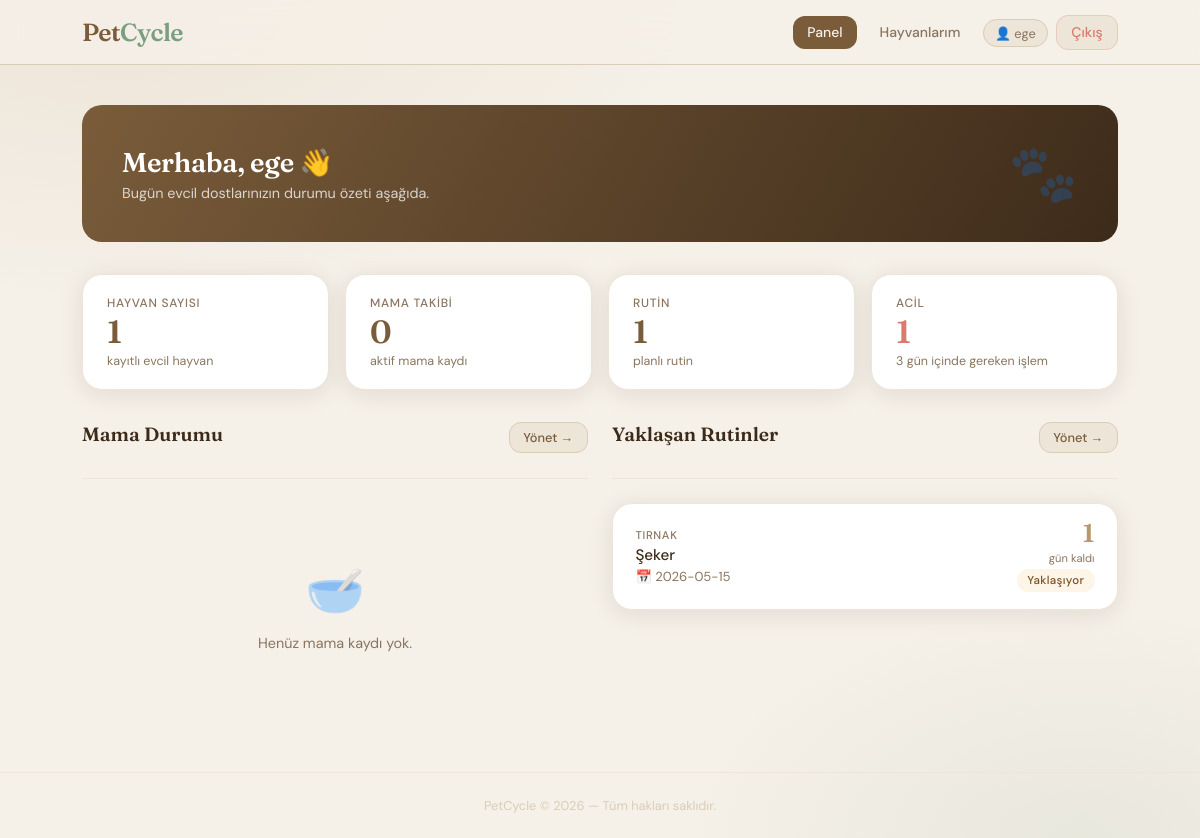
The page /dashboard (signed in) on the database as committed earlier.
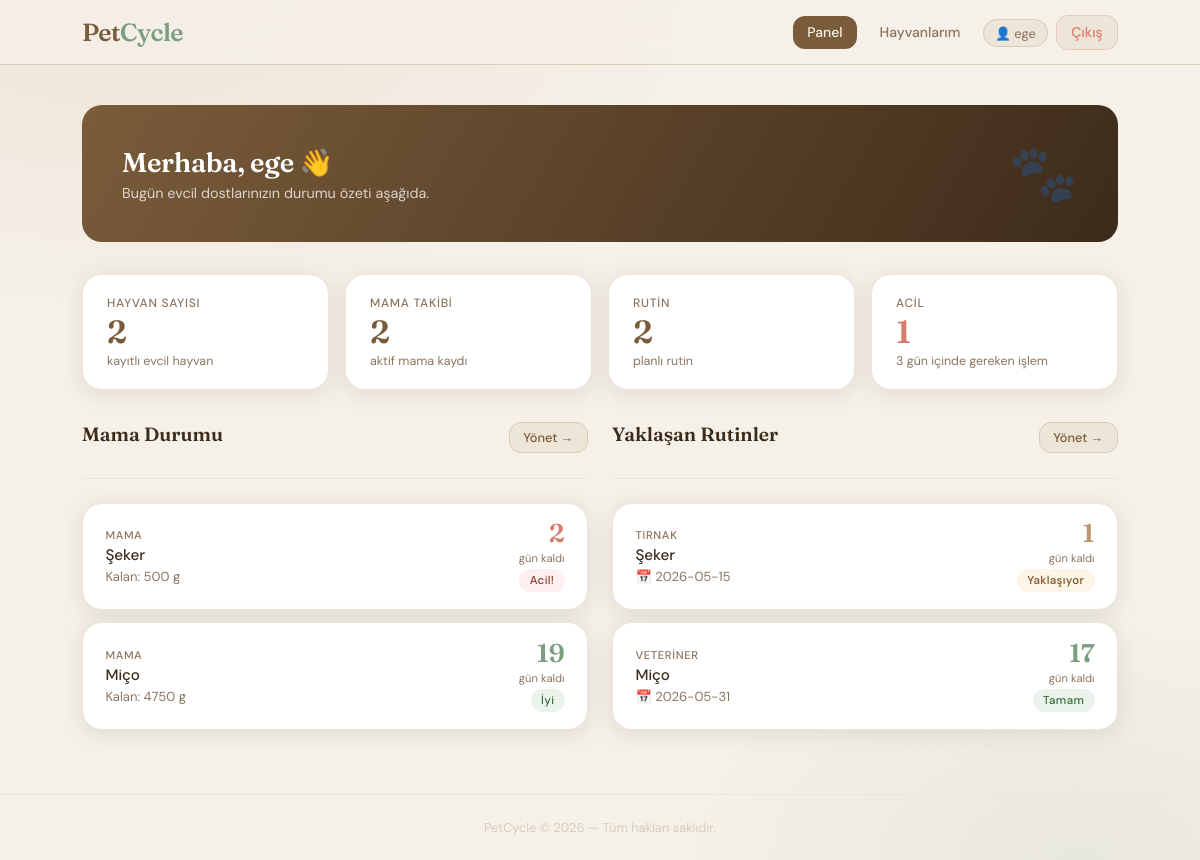
The same page on the database as committed later.
### tables this page shows
CREATE TABLE inventory_and_routines (
            id INTEGER PRIMARY KEY AUTOINCREMENT,
            pet_id INTEGER NOT NULL,
            item_type TEXT NOT NULL, 
            total_amount INTEGER,     
            interval_days INTEGER,      
            next_due_date DATE,       
            last_action_date DATE DEFAULT (date('now', 'localtime')),
            FOREIGN KEY (pet_id) REFERENCES pets (id)
        );

CREATE TABLE pets (
            id INTEGER PRIMARY KEY AUTOINCREMENT,
            user_id INTEGER NOT NULL,
            name TEXT NOT NULL,
            species TEXT NOT NULL,
            daily_food_gram INTEGER NOT NULL,
            FOREIGN KEY (user_id) REFERENCES users (id)
        );

### app.py (the view)
@app.route('/dashboard')
@login_required
def dashboard():
    pets = get_pets()
    username = session['username']
    processed_items = get_items()
    return render_template('dashboard.html', username=username, pets=pets, items=processed_items)

### app.py (called while the page is built)
def get_db_connection():
    conn = sqlite3.connect(DATABASE)
    conn.row_factory = sqlite3.Row
    return conn

@app.context_processor
def inject_now():
    return {'now': datetime.now()}

def login_required(f):
    @wraps(f)
    def decorated_function(*args, **kwargs):
        if 'user_id' not in session:
            flash('Lütfen önce giriş yapın.', 'warning')
            return redirect(url_for('login'))
        return f(*args, **kwargs)
    return decorated_function

def get_pets():
    user_id = session['user_id']
    conn = get_db_connection()
    pets = conn.execute('SELECT * FROM pets WHERE user_id = ?', (user_id,)).fetchall()
    conn.close()
    return pets

### templates/dashboard.html (shortened to what this page needs)
{% extends "base.html" %}
{% block content %}
<div class="welcome-banner">
    <div>
        <h1>Merhaba, {{ username }} 👋</h1>
        <p>Bugün evcil dostlarınızın durumu özeti aşağıda.</p>
    </div>
    <div class="banner-icon">🐾</div>
</div>
{% set pet_count = pets | length %}
{% set food_items = items | selectattr('item_type', 'equalto', 'Mama') | list %}
{% set routine_items = items | rejectattr('item_type', 'equalto', 'Mama') | list %}
{% set urgent = items | selectattr('days_left', 'defined') | selectattr('days_left', 'ne', none) | selectattr('days_left', 'le', 3) | list %}
<div class="stats-row">
    <div class="stat-card">
        <span class="stat-label">Hayvan sayısı</span>
        <span class="stat-value">{{ pet_count }}</span>
        <span class="stat-sub">kayıtlı evcil hayvan</span>
    </div>
    <div class="stat-card">
        <span class="stat-label">Mama takibi</span>
        <span class="stat-value">{{ food_items | length }}</span>
        <span class="stat-sub">aktif mama kaydı</span>
    </div>
    <div class="stat-card">
        <span class="stat-label">Rutin</span>
        <span class="stat-value">{{ routine_items | length }}</span>
        <span class="stat-sub">planlı rutin</span>
    </div>
    <div class="stat-card">
        <span class="stat-label">Acil</span>
        <span class="stat-value" style="color:var(--blush)">{{ urgent | length }}</span>
        <span class="stat-sub">3 gün içinde gereken işlem</span>
    </div>
</div>
<div class="section-row">
    <div>
        <div class="flex items-center justify-between mb-2">
            <h2 class="section-title" style="margin-bottom:0;border:none">Mama Durumu</h2>
            <a href="{{ url_for('pets') }}" class="btn btn-ghost btn-sm">Yönet →</a>
        </div>
        <hr class="divider">
        {% set food_items = items | selectattr('item_type', 'equalto', 'Mama') | list %}
        {% if food_items %}
        <div class="item-list">
            {% for item in food_items %}
            {% set days = item.food_remaining_days %}
            <div class="item-row">
                <div class="item-row-left">
                    <span class="item-row-type">{{ item.item_type }}</span>
                    <span class="item-row-name">{{ item.pet_name }}</span>
                    <span class="item-row-detail">
                        Kalan: {{ item.calculated_remaining_amount }} g
                    </span>
                </div>
                <div class="days-pill">
                    <span class="days-number {% if days <= 2 %}day-danger{% elif days <= 7 %}day-warn{% else %}day-ok{% endif %}">
                        {{ days }}
                    </span>
                    <span class="days-label">gün kaldı</span>
                    {% if days <= 2 %}
                        <span class="badge badge-danger">Acil!</span>
                    {% elif days <= 7 %}
                        <span class="badge badge-warn">Az kaldı</span>
                    {% else %}
                        <span class="badge badge-ok">İyi</span>
                    {% endif %}
                </div>
            </div>
            {% endfor %}
        </div>
        {% else %}
        <div class="empty-state">
            <div class="empty-icon">🥣</div>
            <p>Henüz mama kaydı yok.</p>
        </div>
        {% endif %}
    </div>
    <div>
        <div class="flex items-center justify-between mb-2">
            <h2 class="section-title" style="margin-bottom:0;border:none">Yaklaşan Rutinler</h2>
            <a href="{{ url_for('pets') }}" class="btn btn-ghost btn-sm">Yönet →</a>
        </div>
        <hr class="divider">
        {% set routine_items = items | rejectattr('item_type', 'equalto', 'Mama') | list %}
        {% if routine_items %}
        <div class="item-list">
            {% for item in routine_items %}
            {% set days = item.days_left %}
            <div class="item-row">
                <div class="item-row-left">
                    <span class="item-row-type">{{ item.item_type }}</span>
                    <span class="item-row-name">{{ item.pet_name }}</span>
                    {% if item.next_due_date %}
                    <span class="item-row-detail">📅 {{ item.next_due_date }}</span>
                    {% endif %}
                </div>
                <div class="days-pill">
                    {% if days is not none %}
                    <span class="days-number {% if days < 0 %}day-danger{% elif days <= 3 %}day-warn{% else %}day-ok{% endif %}">
                        {% if days < 0 %}{{ days | abs }}{% else %}{{ days }}{% endif %}
                    </span>
                    <span class="days-label">
                        {% if days < 0 %}gün geçti{% else %}gün kaldı{% endif %}
                    </span>
                    {% if days < 0 %}
                        <span class="badge badge-danger">Gecikti!</span>
                    {% elif days <= 3 %}
                        <span class="badge badge-warn">Yaklaşıyor</span>
                    {% else %}
                        <span class="badge badge-ok">Tamam</span>
                    {% endif %}
                    {% else %}
                    <span class="badge badge-sage">—</span>
                    {% endif %}
                </div>
            </div>
            {% endfor %}
        </div>
        {% else %}
        <div class="empty-state">
            <div class="empty-icon">📋</div>
            <p>Henüz rutin kaydı yok.</p>
        </div>
        {% endif %}
    </div>
</div>
{% endblock %}

### templates/base.html (shortened to what this page needs)
<!DOCTYPE html>
<html lang="tr">
<head>
</head>
<body>
    {% if session.user_id %}
    <nav>
        <div class="nav-inner">
            <a href="{{ url_for('dashboard') }}" class="nav-brand">Pet<span>Cycle</span></a>
            <ul class="nav-links">
                <li><a href="{{ url_for('dashboard') }}" {% if request.endpoint == 'dashboard' %}class="active"{% endif %}>Panel</a></li>
                <li><a href="{{ url_for('pets') }}" {% if request.endpoint == 'pets' %}class="active"{% endif %}>Hayvanlarım</a></li>
                <li><span class="nav-user">👤 {{ session.username }}</span></li>
                <li><a href="{{ url_for('logout') }}" class="btn-logout">Çıkış</a></li>
            </ul>
        </div>
    </nav>
    {% endif %}
    <main>
        {% block content %}{% endblock %}
    </main>
    <footer>
        PetCycle &copy; {{ now.year if now else 2025 }} — Tüm hakları saklıdır.
    </footer>
</body>
</html>

Rows that differ between the two databases and show on the page:
added inventory_and_routines: item_type "MAMA", pet_name "Şeker", calculated_remaining_amount "500", days "2", shows "Acil!", shown under "Mama Durumu"
added inventory_and_routines: item_type "MAMA", pet_name "Miço", calculated_remaining_amount "4750", days "19", shows "İyi", shown under "Mama Durumu"
added inventory_and_routines: item_type "VETERINER", pet_name "Miço", next_due_date "2026-05-31", days "17", shows "Tamam", shown under "Yaklaşan Rutinler"
Other text that changed with them:
{{ pet_count }}: "1" → "2"
{{ food_items | length }}: "0" → "2"
{{ routine_items | length }}: "1" → "2"
text no longer shown: "🥣 Henüz mama kaydı yok."
